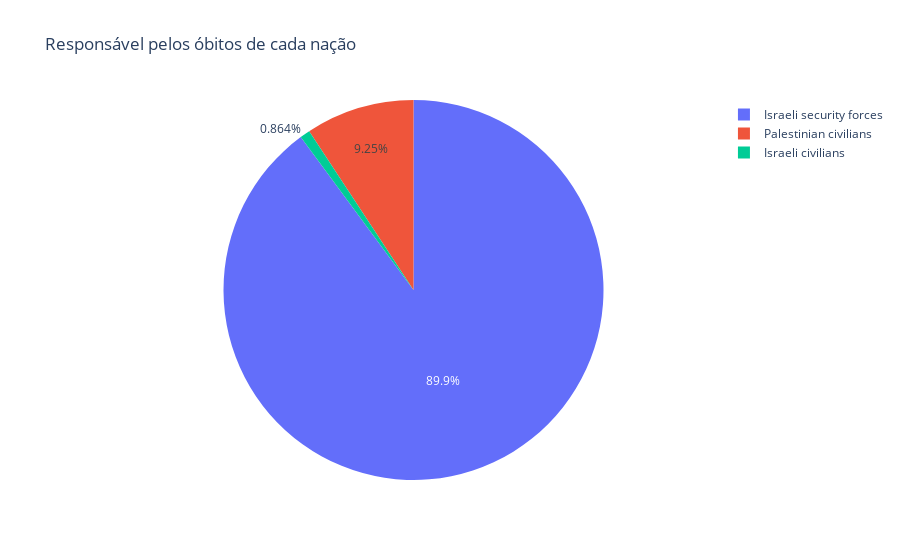

Here is the notebook cell this chart was saved with:
### Markdown cell above
#### Analisando os gráficos acima podemos ver que desde de o ano de 2000 a Palestina foi a que mais teve impacto nos número de óbitos.

### Code cell
data = new_df.groupby("killed_by")["citizenship"].count()
group_filteted = pd.DataFrame(data)
fig_total_killed_by = px.pie(group_filteted, values="citizenship", 
                          names=["Israeli civilians", "Israeli security forces", "Palestinian civilians"],
                          title="Responsável pelos óbitos de cada nação")
fig_total_killed_by.show()

### Figure 1 — Plotly figure (JSON) as saved in the notebook; plotly's stock layout.template omitted (floating-point values rounded to 4 significant figures)
{"data": [{"domain": {"x": [0, 1], "y": [0, 1]}, "hovertemplate": "label=%{label}<br>citizenship=%{value}<extra></extra>", "labels": ["Israeli civilians", "Israeli security forces", "Palestinian civilians"], "legendgroup": "", "name": "", "showlegend": true, "type": "pie", "values": [96, 9988, 1028]}], "layout": {"autosize": true, "legend": {"tracegroupgap": 0}, "title": {"text": "Responsável pelos óbitos de cada nação"}}}
